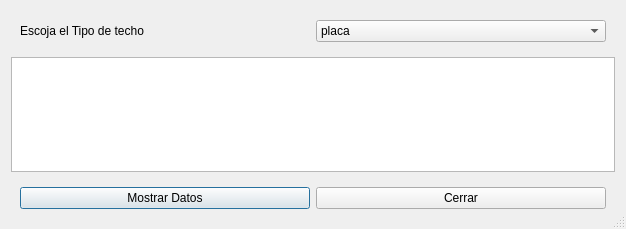
<?xml version="1.0" encoding="UTF-8"?>
<ui version="4.0">
 <class>Dialog</class>
 <widget class="QDialog" name="Dialog">
  <property name="geometry">
   <rect>
    <x>0</x>
    <y>0</y>
    <width>626</width>
    <height>229</height>
   </rect>
  </property>
  <property name="windowTitle">
   <string>Datos de la vivienda sin garaje con un tipo de cubierta más atrasada a su construcción</string>
  </property>
  <property name="sizeGripEnabled">
   <bool>true</bool>
  </property>
  <property name="modal">
   <bool>true</bool>
  </property>
  <layout class="QGridLayout" name="gridLayout_2">
   <item row="2" column="0">
    <widget class="QWidget" name="widget" native="true">
     <layout class="QHBoxLayout" name="horizontalLayout">
      <item>
       <widget class="QPushButton" name="boton_mostrar">
        <property name="text">
         <string>Mostrar Datos</string>
        </property>
       </widget>
      </item>
      <item>
       <widget class="QPushButton" name="boton_cerrar">
        <property name="text">
         <string>Cerrar</string>
        </property>
       </widget>
      </item>
     </layout>
    </widget>
   </item>
   <item row="0" column="0">
    <widget class="QWidget" name="widget_2" native="true">
     <layout class="QGridLayout" name="gridLayout">
      <item row="0" column="0">
       <widget class="QLabel" name="label">
        <property name="text">
         <string>Escoja el Tipo de techo</string>
        </property>
       </widget>
      </item>
      <item row="0" column="1">
       <widget class="QComboBox" name="tipo_de_techo">
        <item>
         <property name="text">
          <string>placa</string>
         </property>
        </item>
        <item>
         <property name="text">
          <string>teja de zinc</string>
         </property>
        </item>
        <item>
         <property name="text">
          <string>teja de asbesto cemento</string>
         </property>
        </item>
        <item>
         <property name="text">
          <string>teja de arcilla</string>
         </property>
        </item>
       </widget>
      </item>
     </layout>
    </widget>
   </item>
   <item row="1" column="0">
    <widget class="QTableWidget" name="tabla_de_datos"/>
   </item>
  </layout>
 </widget>
 <resources/>
 <connections/>
</ui>
